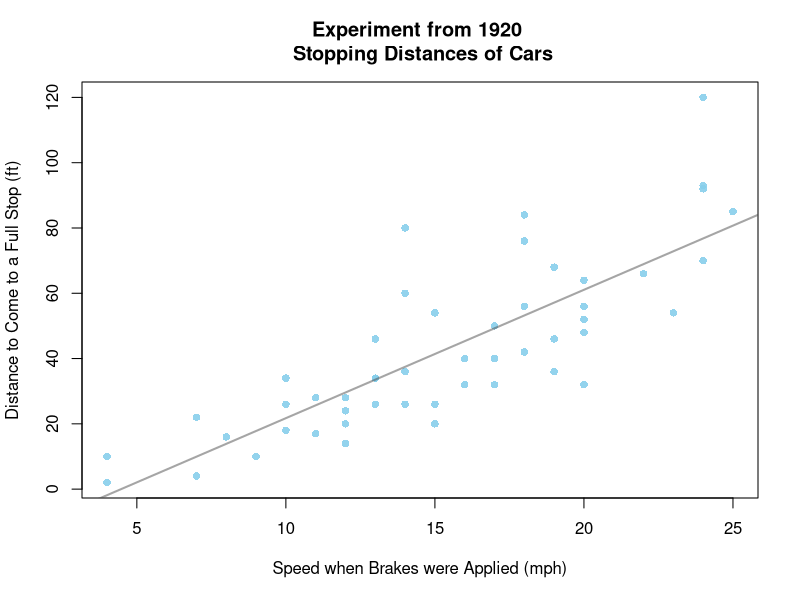

Source code (R):
## ---- chunk 1
plot(dist ~ speed, data=cars, pch=16, col=rgb(135,206,235,230, maxColorValue = 255), main="Experiment from 1920 \n Stopping Distances of Cars", xlab="Speed when Brakes were Applied (mph)", ylab="Distance to Come to a Full Stop (ft)")
lm.cars <- lm(dist ~ speed, data=cars)
abline(lm.cars, col=rgb(.3,.3,.3,.5), lwd=2)
